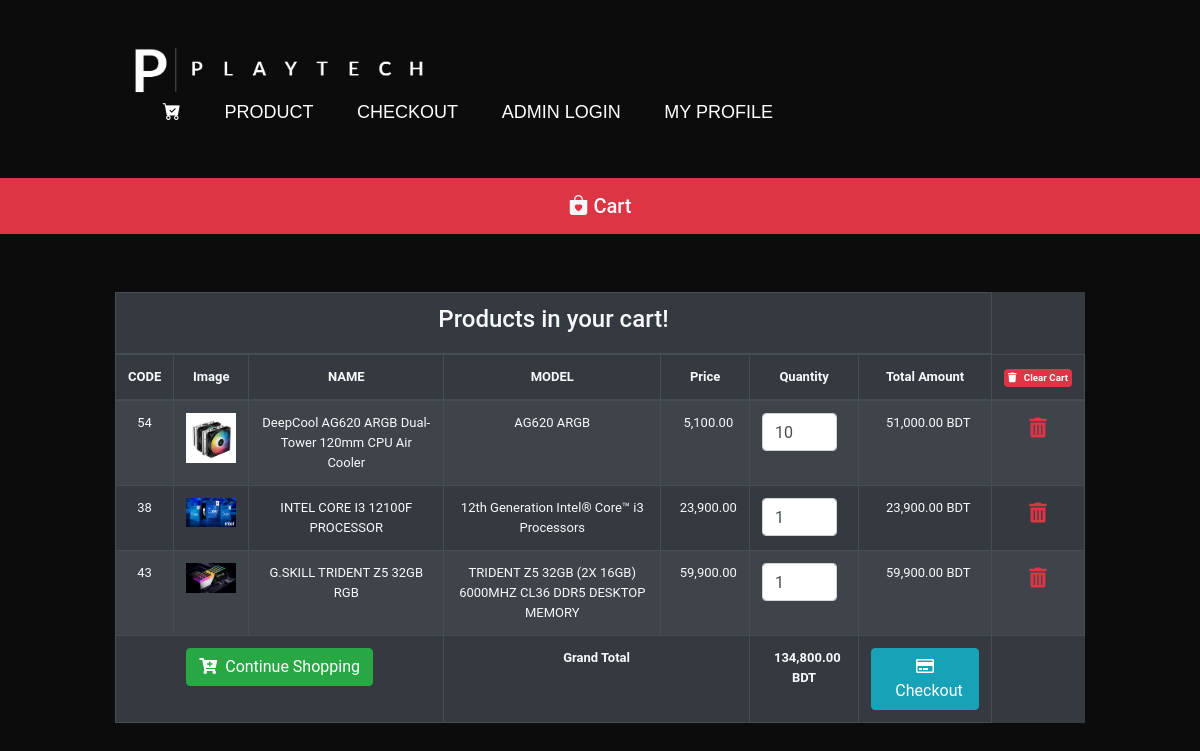
Screenshot of /playtech/cart.php with the database file from the repository.
### tables this page shows
CREATE TABLE `cart` (
  `code` int(200) NOT NULL,
  `name` varchar(200) NOT NULL,
  `model` varchar(200) NOT NULL,
  `description` varchar(200) NOT NULL,
  `restock` date NOT NULL,
  `price` int(200) NOT NULL,
  `status` varchar(200) NOT NULL,
  `quantity` int(200) NOT NULL,
  `catagory` varchar(250) NOT NULL,
  `image` varchar(250) NOT NULL,
  `total` int(250) NOT NULL
);

### playtech/cart.php (the view, shortened to what this page needs)
<!DOCTYPE html>
<html lang="en">
<head>
    <link rel="stylesheet" href="css/product.css">
    <link rel="stylesheet" href="https://stackpath.bootstrapcdn.com/bootstrap/4.3.1/css/bootstrap.min.css"/>
    <link rel="stylesheet" href=" https://stackpath.bootstrapcdn.com/bootstrap/4.3.1/js/bootstrap.bundle.min.js"/>
    <link rel="stylesheet" href="https://cdnjs.cloudflare.com/ajax/libs/jquery/3.2.1/jquery.min.js"/>
    <link rel="stylesheet" href="  https://cdnjs.cloudflare.com/ajax/libs/font-awesome/4.7.0/css/font-awesome.min.css"/>
    <link rel="stylesheet" href="https://cdn.jsdelivr.net/npm/bootstrap-icons@1.9.1/font/bootstrap-icons.css">
    <link rel='stylesheet' href='https://cdnjs.cloudflare.com/ajax/libs/twitter-bootstrap/4.5.2/css/bootstrap.min.css' />
    <link rel='stylesheet' href='https://cdnjs.cloudflare.com/ajax/libs/font-awesome/5.9.0/css/all.min.css' />
</head>
<body>
<div class="container-fluid ">
            <div class="nav">
                    <a href="home.html">
                    <img src="image/playtech.png" class="logo">
                    </a>
                    <ul>
                        <li>
                            <li><a href="#home"><i class="bi bi-cart-check-fill"></i><span id="cart-item" class="badge badge-danger"></span></a></li>
                        </li>
                        <li><a href="product_1.php">Product</a></li>
                        <li><a href="checkout.php">Checkout</a></li>
                        <li><a href="Admin/adminlog.php">Admin Login</a></li>
                        <li><a href="login.php">My Profile</a></li>
                    </ul>
            </div>
</div>
<div class="container-fluid p-3 mb-2 bg-danger text-white text-center">
    <h5 class="mb-0 font-weight-semibold text-light "> <i class="bi bi-bag-heart-fill"> </i>Cart </h5>
</div>
  <div class="container-fluid">
    <div class="row  d-flex justify-content-center mt-50 mb-50">
      <div class="col-lg-10">
        <div class="table-responsive mt-2">
          <table class="table table-bordered table-striped table-dark text-center text-light">
            <thead>
              <tr>
                <td colspan="7">
                  <h4 class="text1">Products in your cart!</h4>
                </td>
              </tr>
              <tr>
                <th>CODE</th>
                <th>Image</th>
                <th>NAME</th>
                <th>MODEL</th>
                <th>Price</th>
                <th>Quantity</th>
                <th>Total Amount</th>
                <th>
                  <a href="action.php?clear=all" class="badge-danger badge p-1" onclick="return confirm('Are you sure want to clear your cart?');"><i class="fas fa-trash"></i>&nbsp;&nbsp; Clear Cart</a>
                </th>
              </tr>
            </thead>
            <tbody>
              <?php
                $conn = mysqli_connect("localhost","root","","playtech");
                $stmt = $conn->prepare('SELECT * FROM cart');
                $stmt->execute();
                $result = $stmt->get_result();
                $grand_total = 0;
                while ($row = $result->fetch_assoc()):
              ?>
              <tr>
                <td><?= $row['code'] ?></td>
                <td><img src="upload/<?= $row['image'] ?>" width="50"></td>
                <td><?= $row['name'] ?></td>
                <td><?= $row['model'] ?></td>
                <td>
                &nbsp;&nbsp;<?= number_format($row['price'],2); ?>
                </td>
                <td>
                  <input type="number" class="form-control itemQty" value="<?= $row['quantity'] ?>" style="width:75px;">
                </td>
                <td>&nbsp;&nbsp;<?= number_format($row['total'],2); ?> BDT</td>
                <td>
                  <a href="action.php?remove=<?= $row['code'] ?>" class="text-danger lead" onclick="return confirm('Are you sure want to remove this item?');"><i class="fas fa-trash-alt"></i></a>
                </td>
              </tr>
              <?php $grand_total += $row['total']; ?>
              <?php endwhile; ?>
              <tr>
                <td colspan="3">
                  <a href="product_1.php" class="btn btn-success"><i class="fas fa-cart-plus"></i>&nbsp;&nbsp;Continue
                    Shopping</a>
                </td>
                <td colspan="2"><b>Grand Total</b></td>
                <td><b>&nbsp;&nbsp;<?= number_format($grand_total,2); ?> BDT</b></td>
                <td>
                  <a href="checkout.php" class="btn btn-info <?= ($grand_total > 1) ? '' : 'disabled'; ?>"><i class="far fa-credit-card"></i>&nbsp;&nbsp;Checkout</a>
                </td>
              </tr>
            </tbody>
          </table>
        </div>
      </div>
    </div>
  </div>
</body>
</html>

### playtech/css/product.css (style rules this page uses)
* { margin: 0; padding: 0; box-sizing: border-box; list-style: none; text-decoration: none; }
.nav { width: 85%; margin: auto; padding: 35px 0; display: flex; align-items: center; justify-content: space-between; font-family: Helvetica; }
.logo { width: 350px; cursor: pointer; }
.nav ul li { list-style: none; margin: 0 20px; display: inline-block; position: relative; }
.nav ul li a { text-decoration: none; color: white; text-transform: uppercase; font-size: 18px; }
.nav ul li::after { content: ''; height: 3px; width: 0; background: red; position: absolute; left: 0; bottom: -10px; transition: 0.5s; }
body { margin: 0; font-family: Roboto,-apple-system,BlinkMacSystemFont,"Segoe UI",Roboto,"Helvetica Neue",Arial,sans-serif,"Apple Color Emoji","Segoe UI Emoji","Segoe UI Symbol","Noto Color Emoji"; font-size: .8125rem; font-weight: 400; line-height: 1.5385; color: #333; text-align: left; background-color: black; }
.mt-50 { margin-top: 50px; }
.mb-50 { margin-bottom: 50px; }
a { text-decoration: none !important; }

### playtech/cart.php (style rules this page uses)
body { margin: 0; font-family: Roboto,-apple-system,BlinkMacSystemFont,"Segoe UI",Roboto,"Helvetica Neue",Arial,sans-serif,"Apple Color Emoji","Segoe UI Emoji","Segoe UI Symbol","Noto Color Emoji"; font-size: .8125rem; font-weight: 400; line-height: 1.5385; color: #333; text-align: left; background-color: rgb(12,12,12,12); }

### rows the page displays
cart: code "54", image (picture), name "DeepCool AG620 ARGB Dual-Tower 120mm CPU Air Cooler", model "AG620 ARGB", price "5,100.00", quantity "10", total "51,000.00"
cart: code "38", image (picture), name "INTEL CORE I3 12100F PROCESSOR", model "12th Generation Intel® Core™ i3 Processors", price "23,900.00", quantity "1", total "23,900.00"
cart: code "43", image (picture), name "G.SKILL TRIDENT Z5 32GB RGB", model "TRIDENT Z5 32GB (2X 16GB) 6000MHZ CL36 DDR5 DESKTOP MEMORY", price "59,900.00", quantity "1", total "59,900.00"

### other values shown
$grand_total "134,800.00"
